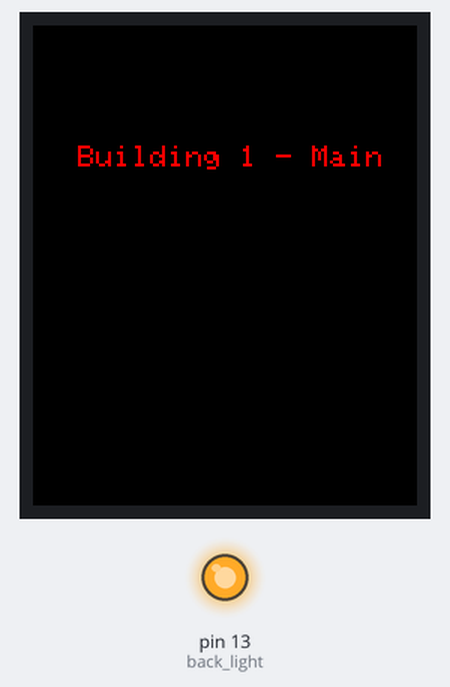
A program run on a simulated MicroPython board. Parts: 128×160 colour display, output pins drawn as LEDs (lit = HIGH). WiFi joins after 1.5 s; web requests get an empty 200 reply after 0.4 s; library files of the repository ran but are not shown: ST7735.py, sysfont.py; pins used as bus, display or sensor lines are not drawn; what the program prints to the serial console is not drawn.

Above: at 2.1 s.

The program:

main.py
```python
import utime
import network
import urequests as requests

from machine import SPI,Pin
from ST7735 import TFT,TFTColor

from sysfont import sysfont

# Change to your settings
WIFI_SSID = 'nilm'
WIFI_PWD  = 'nonintrusiveloadmonitoring'

SERVER_URL = 'http://192.168.137.1:5000/building_1'

TFT_SCK  = 18
TFT_MOSI = 23
TFT_MISO = 19

TFT_LED = 13
TFT_RST = 16
TFT_RS  = 17
TFT_CS  = 26

# Connect to WIFI
sta_if = network.WLAN(network.STA_IF)
if not sta_if.active():
    sta_if.active(True)

if not sta_if.isconnected():
    sta_if.connect(WIFI_SSID, WIFI_PWD)
    for i in range(0, 5):
        if(not sta_if.isconnected()):
            utime.sleep_ms(1000)

print(sta_if.ifconfig())

# Initialize TFT
back_light = Pin(TFT_LED, Pin.OUT)
back_light.on()

spi = SPI(2, baudrate=20000000, polarity=0, phase=0, sck=Pin(TFT_SCK), mosi=Pin(TFT_MOSI), miso=Pin(TFT_MISO))
tft=TFT(spi, TFT_RS, TFT_RST, TFT_CS)

tft.initr()
tft.rgb(True)

tft.fill(TFT.BLACK)
tft.text((15, 40), "Building 1 - Main", TFT.RED, sysfont, 1, nowrap=True)

while True:

    res = requests.get(url=SERVER_URL)

    print(res.text)
    tft.text((35, 60), '            ', TFT.RED, sysfont, 1, nowrap=True)
    tft.text((35, 60), res.text, TFT.RED, sysfont, 1, nowrap=True)
    utime.sleep_ms(3000)
```
